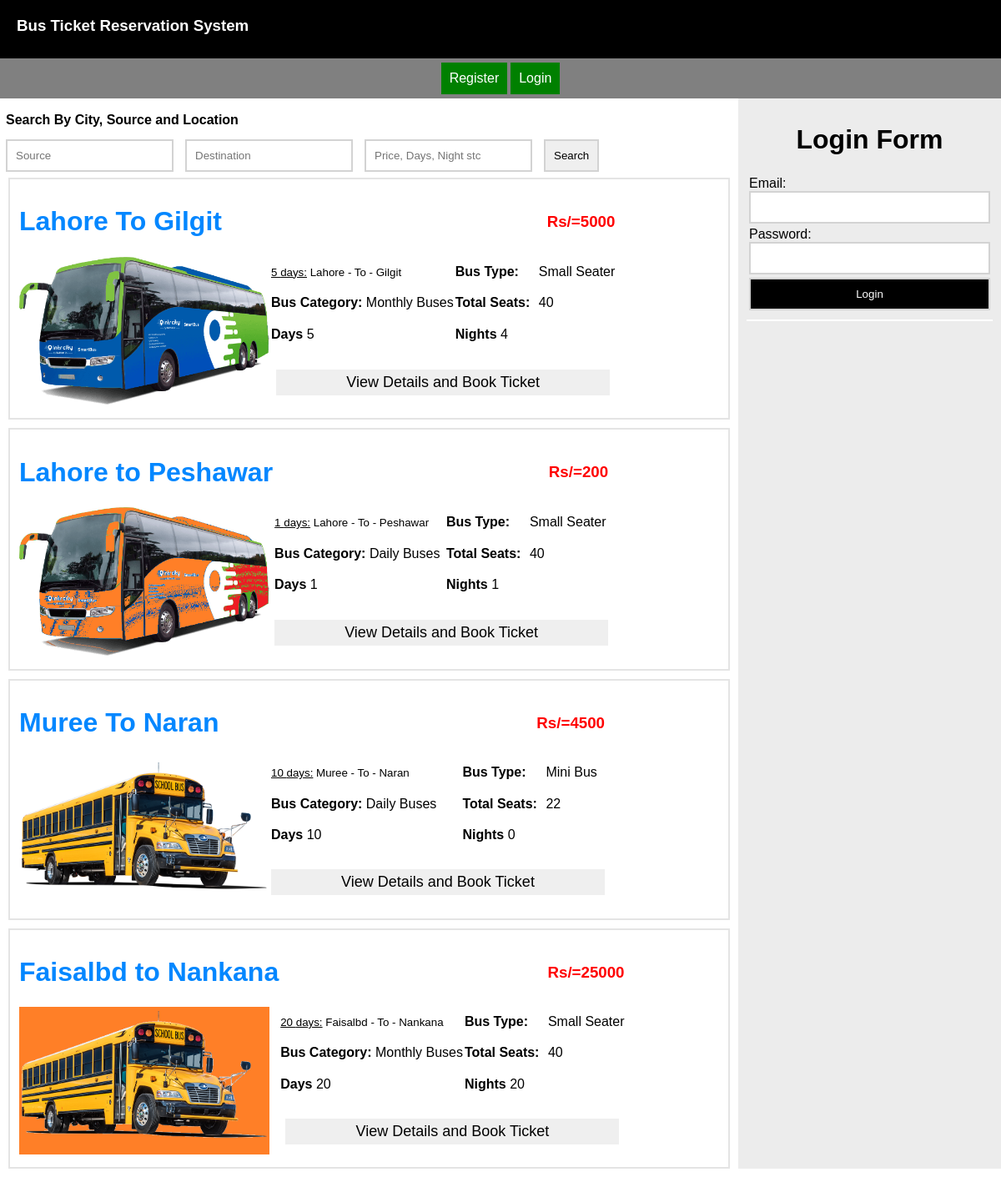
The page /search_by_source_location_etc.php on the database its author committed.
### tables this page shows
CREATE TABLE `tbl_bus_post` (
  `bus_post_id` int(11) NOT NULL,
  `category_id` int(11) NOT NULL,
  `type_id` int(11) NOT NULL,
  `title` varchar(200) NOT NULL,
  `bus_image` varchar(200) NOT NULL,
  `details` text NOT NULL,
  `source` varchar(200) NOT NULL,
  `destination` varchar(6000) NOT NULL,
  `days` varchar(200) NOT NULL,
  `nights` varchar(200) NOT NULL,
  `inclusions` text NOT NULL,
  `exclusions` text NOT NULL,
  `per_price` int(11) NOT NULL,
  `post_date` date NOT NULL
);

CREATE TABLE `tbl_type` (
  `type_id` int(11) NOT NULL,
  `title` varchar(200) NOT NULL,
  `number_of_seats` varchar(200) NOT NULL
);

CREATE TABLE `tbl_category` (
  `category_id` int(11) NOT NULL,
  `title` varchar(200) NOT NULL
);

### search_by_source_location_etc.php (the view, shortened to what this page needs)
<?php
    include_once("headers/header.php");
?>
<div class="index_page">
    <div class="post_body">
        <div class="">
            <form action="search_by_source_location_etc.php" method="get">
                <table class="normal_table" cellspacing="0">
                    <tr>
                        <td colspan="10"><strong>Search By City, Source and Location</strong></td>
                    </tr>
                    <tr>
                        <td><input type="text" name="source" placeholder="Source"></td>
                        <td><input type="text" name="destination" placeholder="Destination"></td>
                        <td><input type="text" name="other" placeholder="Price, Days, Night stc"></td>
                        <td><input type="submit" value="Search"></td>
                    </tr>
                </table>
            </form>
        </div>
        <?php
        $source = $_GET['source'];
        $destination = $_GET['destination'];
        $other = $_GET['other'];
        if (!empty($_GET['other'])) {
            $sql = "SELECT * FROM tbl_bus_post WHERE days LIKE '%$other%'OR nights LIKE '%$other%' OR per_price LIKE '%$other%'";
        } else {
            $sql = "SELECT * FROM tbl_bus_post WHERE source LIKE '%$source%' AND destination LIKE '%$destination%'";
        }
        require_once 'dbconnection/database.php';
        $stmt = $conn->prepare($sql);
        $stmt->execute();
        if ($stmt->rowCount() > 0) {
            while ($row = $stmt->fetch(PDO::FETCH_ASSOC)) { ?>
                <?php
                $category_id = $row["category_id"];
                $sql_category = "SELECT * FROM tbl_category WHERE category_id='$category_id'";
                $stmt_category = $conn->prepare($sql_category);
                $stmt_category->execute();
                $result_category = $stmt_category->fetch(PDO::FETCH_ASSOC);
                ?>
                <?php
                $type_id = $row["type_id"];
                $stmt_sql = "SELECT * FROM tbl_type WHERE type_id='$type_id'";
                $stmt_type = $conn->prepare($stmt_sql);
                $stmt_type->execute();
                $result_type = $stmt_type->fetch(PDO::FETCH_ASSOC);
                ?>
                <div class="homepage_post">
                    <table border="0" class="index_page" cellspacing="0">
                        <tr>
                            <td><h1 class="post_title"><?php echo $row['title']; ?> </h1></td>
                            <td colspan="3" align="right"><h3 style=" color: red;">Rs/=<?php echo $row['per_price']; ?></h3></td>
                        </tr>
                        <tr>
                            <td rowspan="6" colspan=""><img style="width: 300px" src="administrator/bus_post/<?php echo $row['bus_image']; ?>" alt=""></td>
                        </tr>
                        <tr>
                            <td>
                                <small>
                                    <u><?php echo $row['days']; ?> days:</u>
                                    <?php echo $row['source']; ?>
                                    - To -
                                    <?php echo $row['destination']; ?>
                                </small>
                            </td>
                            <td width="100"><strong>Bus Type:</strong></td>
                            <td><?php echo $result_type['title']; ?></td>
                        </tr>
                        <tr>
                            <td><strong>Bus Category:</strong> <?php echo $result_category['title']; ?></td>
                            <td><strong>Total Seats:</strong></td>
                            <td><?php echo $result_type['number_of_seats']; ?></td>
                        </tr>
                        <tr>
                            <td><strong>Days</strong> <?php echo $row['days']; ?></td>
                            <td><strong>Nights</strong> <?php echo  $row['nights']; ?></td>
                        </tr>
                        <tr>
                            <td colspan="3" align="center">
                                <form action="book_ticket/index.php" method="get">
                                    <input class="book_submit_button" type="submit" value="View Details and Book Ticket">
                                </form>
                            </td>
                        </tr>
                    </table>
                </div>
            <?php } ?>
        <?php } ?>
    </div>
    <div class="sidebar">
        <form action="login_check.php" method="post">
            <table class="signup_login_table">
                <caption><h1>Login Form</h1></caption>
                <tr>
                    <td>
                        <label for="Email">Email: </label>
                        <input type="text" name="email" required/>
                    </td>
                </tr>
                <tr>
                    <td>
                        <label for="password">Password: </label>
                        <input type="password" name="password" required/>
                    </td>
                </tr>
                <tr>
                    <td><input class="submit_button" type="submit" name="submit" value="Login" /></td>
                </tr>
            </table>
        </form>
        <hr>
    </div>
</div>
</body>
</html>

### styles/styles.css (style rules this page uses)
body { margin: 0; font-family: sans-serif; }
* { box-sizing: border-box; }
hr { border: 1px solid white; }
.submit_button { padding: 10px; background-color: black; color: white; border: 2px solid black; cursor: pointer; }
.normal_table td, th { border: 2px solid white; padding: 5px; }
.normal_table input, textarea { padding: 10px; border: 2px solid lightgrey; }
.signup_login_table input { padding: 10px; border: 2px solid lightgrey; }
.post_body { margin-top: 10px; }
.homepage_post { background-color: white; padding: 10px; margin-left: 10px; margin-right: 10px; margin-bottom: 10px; border: 2px solid #e4e4e4; }
.post_title { color: #0387ff; }
.book_submit_button { padding: 5px; margin-top: 5px; width: 400px; font-size: 18px; border: 0; cursor: pointer; }
.index_page { display: flex; }
.post_body { flex: 3; }
.sidebar { flex: 1; background-color: #80808026; padding: 10px; margin-bottom: 10px; }
.sidebar table { width: 100%; }
.sidebar form input { width: 100%; }

### rows shown on the page
tbl_bus_post: title "Lahore To Gilgit", per_price "5000", bus_image (picture), days "5", source "Lahore", destination "Gilgit", type.title "Small Seater", category.title "Monthly Buses", type.number_of_seats "40", nights "4"
tbl_bus_post: title "Lahore to Peshawar", per_price "200", bus_image (picture), days "1", source "Lahore", destination "Peshawar", type.title "Small Seater", category.title "Daily Buses", type.number_of_seats "40", nights "1"
tbl_bus_post: title "Muree To Naran", per_price "4500", bus_image (picture), days "10", source "Muree", destination "Naran", type.title "Mini Bus", category.title "Daily Buses", type.number_of_seats "22", nights "0"
tbl_bus_post: title "Faisalbd to Nankana", per_price "25000", bus_image (picture), days "20", source "Faisalbd", destination "Nankana", type.title "Small Seater", category.title "Monthly Buses", type.number_of_seats "40", nights "20"
